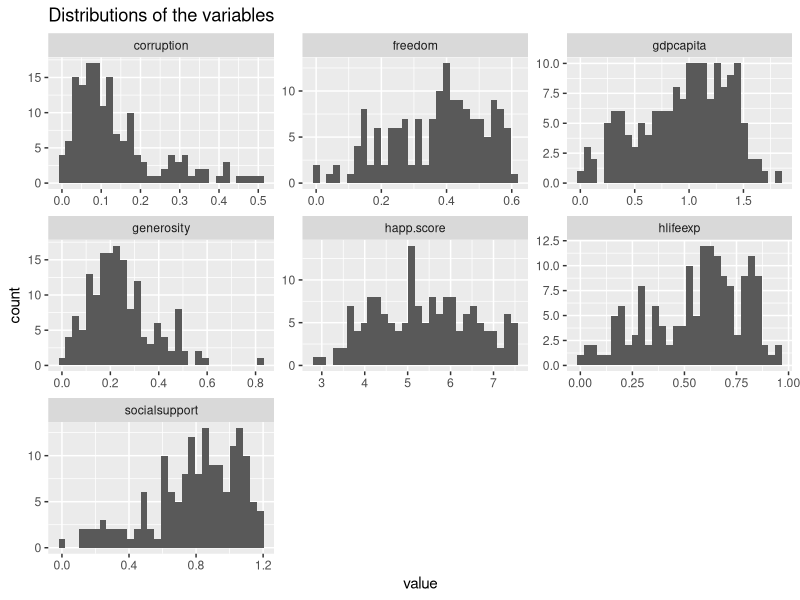
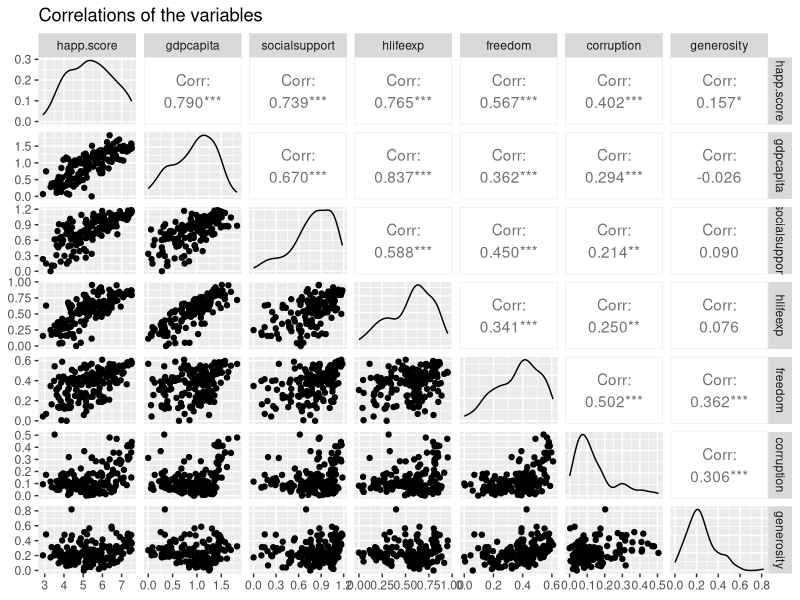
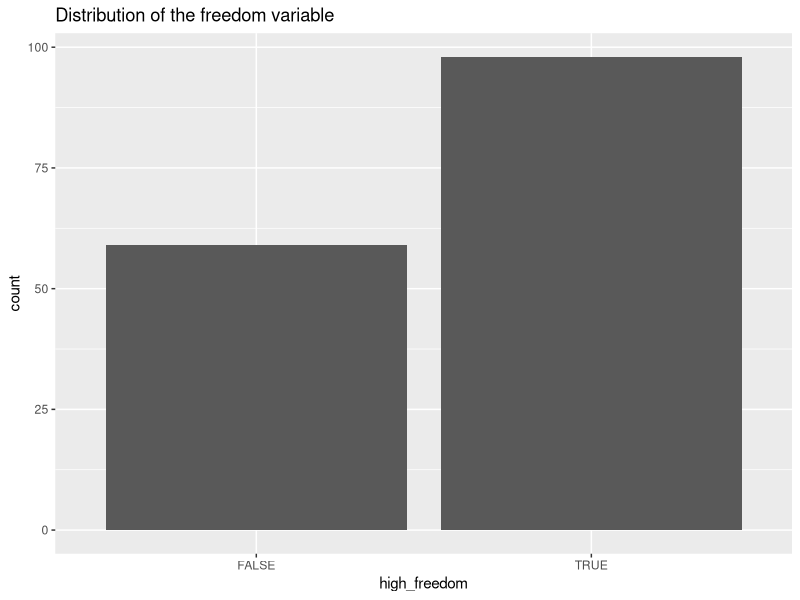
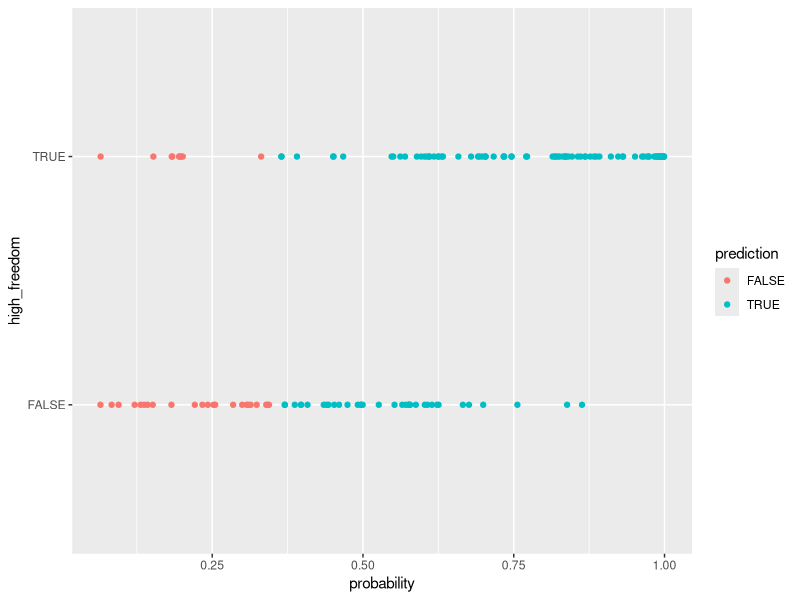
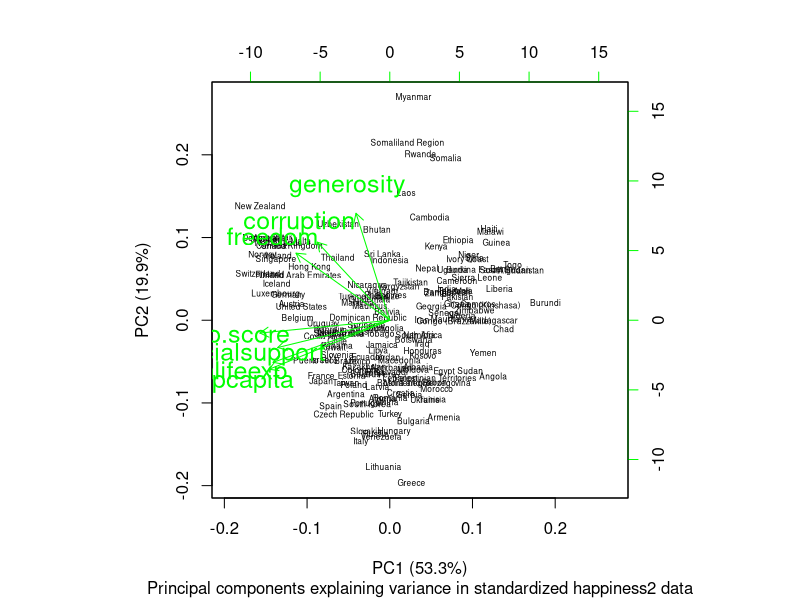

Write R code to recreate these figures, in order.
## ---- chunk 1
happiness2 <- read.table("happiness2.csv", sep = ",", header=TRUE)
str(happiness2)
colnames(happiness2)[1] <- "country"
rownames(happiness2) <- happiness2$country
happiness2 <- dplyr::select(happiness2, -country)
## ---- chunk 2
library(ggplot2); library(GGally); library(tidyr); library(dplyr)

gather(happiness2) %>% ggplot(aes(value)) + geom_histogram() + facet_wrap("key", scales = "free") + ggtitle("Distributions of the variables")

summary(happiness2)

p <- ggpairs(happiness2, mapping = aes(), lower = list(combo = wrap("facethist", bins = 20))) + ggtitle("Correlations of the variables")
p
## ---- chunk 3
m <- lm(happ.score ~ gdpcapita + socialsupport + hlifeexp + freedom + corruption + generosity, data = happiness2)
summary(m)
CI <- confint(m) %>% exp
cbind(CI)
## ---- chunk 4
m <- lm(freedom ~ gdpcapita + socialsupport + hlifeexp + corruption + generosity, data = happiness2)
summary(m)
CI <- confint(m) %>% exp
cbind(CI)
## ---- chunk 5
happiness2_f <- mutate(happiness2, high_freedom = freedom > 0.35)
g2 <- ggplot(data = happiness2_f, aes(x = high_freedom))
g2 + geom_bar() + ggtitle("Distribution of the freedom variable")
## ---- chunk 6
m <- glm(high_freedom ~ gdpcapita + socialsupport + hlifeexp + corruption + generosity, data = happiness2_f, family = "binomial")
summary(m)
OR <- coef(m) %>% exp
CI <- confint(m) %>% exp
cbind(OR, CI)
## ---- chunk 7
m <- glm(high_freedom ~ socialsupport + corruption + generosity, data = happiness2_f, family = "binomial")
probabilities <- predict(m, type = "response")
happiness2_f <- mutate(happiness2_f, probability = probabilities)
happiness2_f <- mutate(happiness2_f, prediction = probability > 0.35)
table(high_freedom = happiness2_f$high_freedom, prediction = happiness2_f$prediction)
g <- ggplot(happiness2_f, aes(x = probability, y = high_freedom, col = prediction))
g + geom_point()
## ---- chunk 8
loss_func <- function(class, prob) { 
  n_wrong <- abs(class - prob) > 0.35 
  mean(n_wrong) }
loss_func(class = happiness2_f$highuse, prob = happiness2_f$probability)
## ---- chunk 9
library(MASS); library(scales)
happiness2_std <- scale(happiness2)
pca_happiness2_std <- prcomp(happiness2_std)
pca_happiness2_std
s_std <- summary(pca_happiness2_std)
s_std
pca_pr_std <- round(100*s_std$importance[2,], digits = 1)
pca_pr_std
pc_lab_std <- paste0(names(pca_pr_std), " (", pca_pr_std,"%)")
biplot(pca_happiness2_std, cex = c(0.5, 1.5), col = c("black", "green"), xlab = pc_lab_std[1], ylab = pc_lab_std[2], sub = "Principal components explaining variance in standardized happiness2 data")
